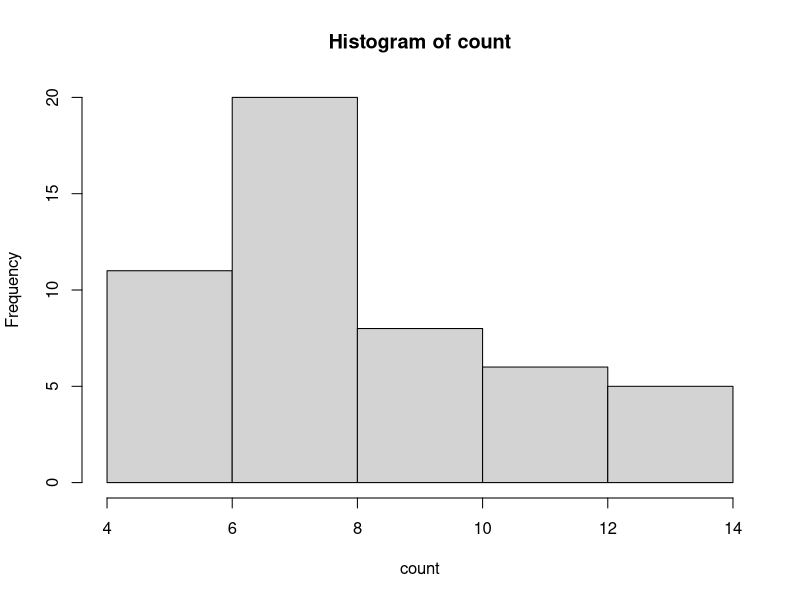
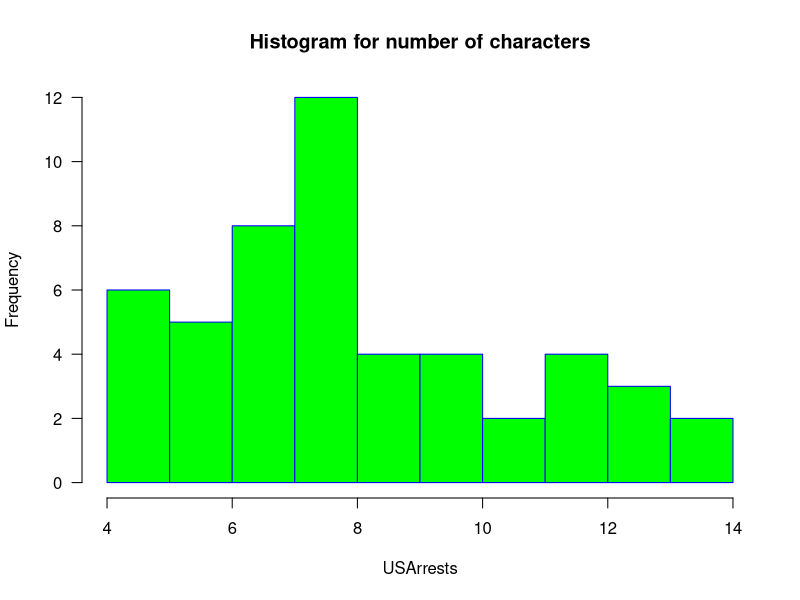

Write the R code that produced these figures, in order.
#session4_assignment_4.3

#1. States = rownames(US Arrests) 
#Get states names with 'w'. lower case
data(USArrests)
names<-row.names(USArrests)
grep("\\<w",USArrests,value = TRUE, ignore.case = FALSE)  #lower case no state names with w

#output:named character(0)



#Get states names with 'W'. upper case
data(USArrests)
head(USArrests)
names<-row.names(USArrests)
grep("\\<W",names, value = TRUE)   #uppercase , 4 states with W

# output: [1] "Washington"    "West Virginia" "Wisconsin"     "Wyoming" 


#2.Prepare a Histogram of the number of characters in each US state. 
data(USArrests)
head(USArrests)
names<-row.names(USArrests)

require(stringr)
count<-str_count(names)
hist(count)
hist(count, 
     main="Histogram for number of characters", 
     xlab="USArrests", 
     border="blue", 
     col="green",
     xlim=c(4,14),
     las=1, 
     breaks=10)
